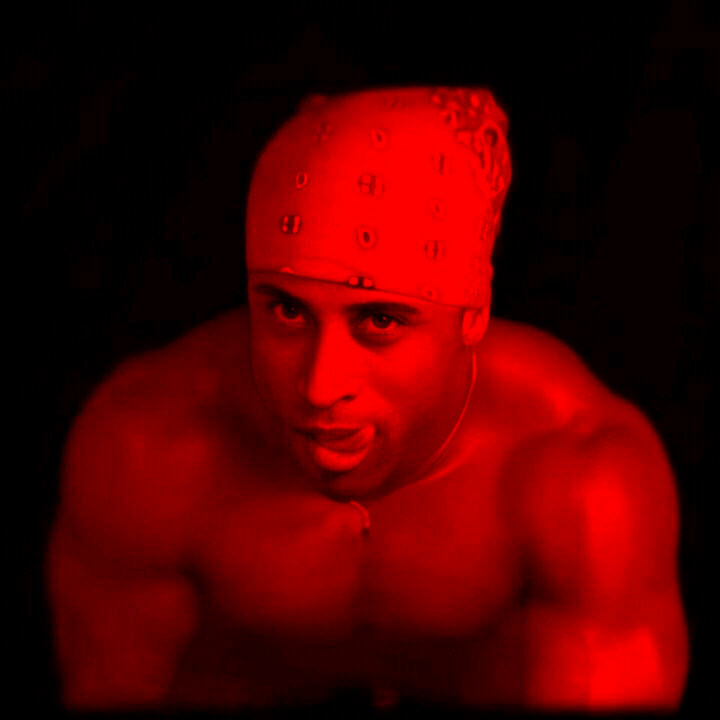
//> input picture Taller cuantificacion/archivos profesora/build/ricardo_R.png, 720 x 720 px
$ ./03_rescale_intensity_ocv build/ricardo_R.png 3   (built with g++ and OpenCV 4)
//> lines starting //> are read from the running program, lines starting //| are printed output that depends on the picture
#include <stdio.h>
#include <opencv2/opencv.hpp>

using namespace cv;

int main(int argc, char** argv )
{
  // Get command line arguments
  if ( argc < 3 )
  {
  	std::cerr << "Usage: " << argv[ 0 ] << " image_file number_of_bits" << std::endl;
    return( -1 );

  } // fi

  // Review given command line arguments
  std::cout << "-------------------------" << std::endl;
  for( int a = 0; a < argc; a++ )
    std::cout << argv[ a ] << std::endl;
  std::cout << "-------------------------" << std::endl;

  // Read an image
  Mat image;
  image = imread( argv[1], 1 );
//> image is the input picture: 720 rows x 720 cols, CV_8UC3; mean B, G, R 0, 0, 78.5

  if ( !image.data )
  {
    std::cerr << "Error: No image data" << std::endl;
    return( -1);
  }

  // Convert RGB image to grayscale
  Mat gray_image;
  gray_image = imread("ricardo_R.png", 1);

  // Quantize into desired number of bits
  uchar table[ 256 ];
  int scale = pow( 2, 8 - atoi( argv[ 2 ] ) );
//> scale = 32
  for (int i = 0; i < 256; ++i)
    table[ i ] = ( uchar )( scale * ( i / scale ) );
//> after the loop, table = 256 values from 0 to 224

  Mat resint_img = Mat::zeros( gray_image.size( ), CV_8UC1 );
  MatIterator_< uchar > it, end;
  for( it = resint_img.begin< uchar >( ), end = resint_img.end< uchar >( ); it != end; ++it)
    *it = table[*it];

  // Rescale intensities to cover the full range
  Mat lookUpTable(1, 256, CV_8U);
  uchar* p = lookUpTable.data;
  for( int i = 0; i < 256; ++i)
    p[i] = table[i];
//> after the loop, lookUpTable = 256 values from 0 to 224
  LUT(gray_image, lookUpTable, resint_img);
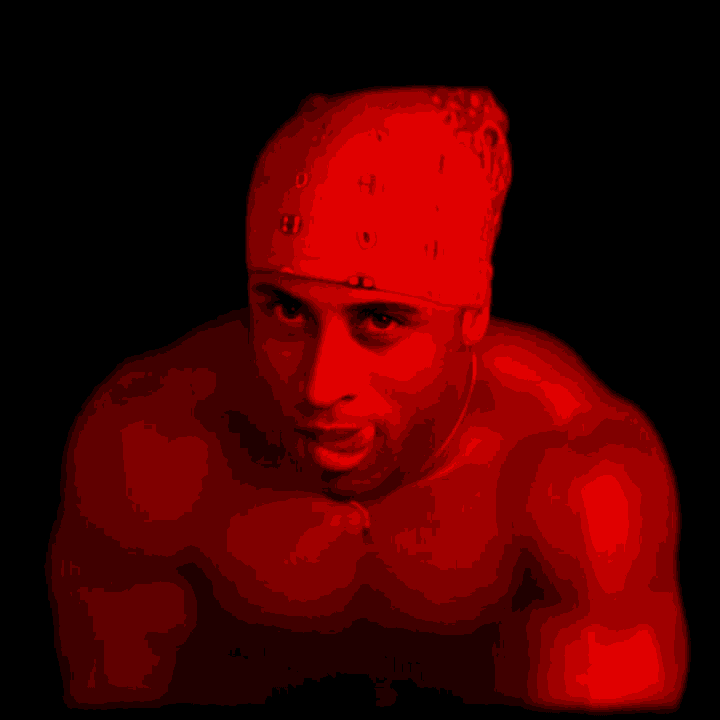
//> resint_img: 720 rows x 720 cols, CV_8UC3; mean B, G, R 0, 0, 68

  // Write results
  std::stringstream ss( argv[ 1 ] );
  std::string basename;
  getline( ss, basename, '.' );
//> basename = "build/ricardo_R"

  imwrite( basename + "_rescaleInt.png", resint_img );

  return( 0 );
}

// eof - 02_rescale_intensity.cxx

$ run again, with Taller cuantificacion/archivos profesora/build/ricardo_B.png copied over Taller cuantificacion/archivos profesora/build/ricardo_R.png
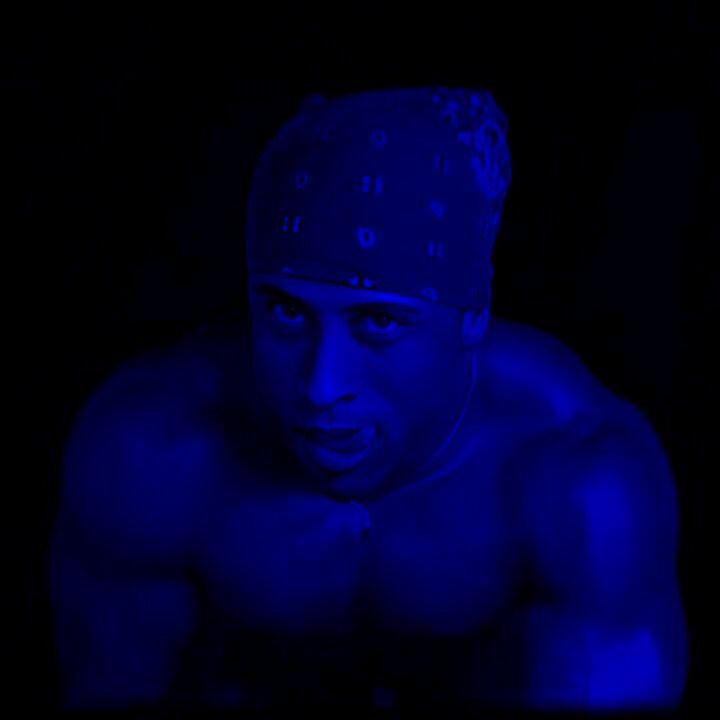
//> input picture Taller cuantificacion/archivos profesora/build/ricardo_B.png, 720 x 720 px
//> image is the input picture: 720 rows x 720 cols, CV_8UC3; mean B, G, R 41.4, 0, 0
//> scale = 32
//> after the loop `for (int i = 0; i < 256; ++i)`: table = 256 values from 0 to 224
//> `LUT(gray_image, lookUpTable, resint_img);`:
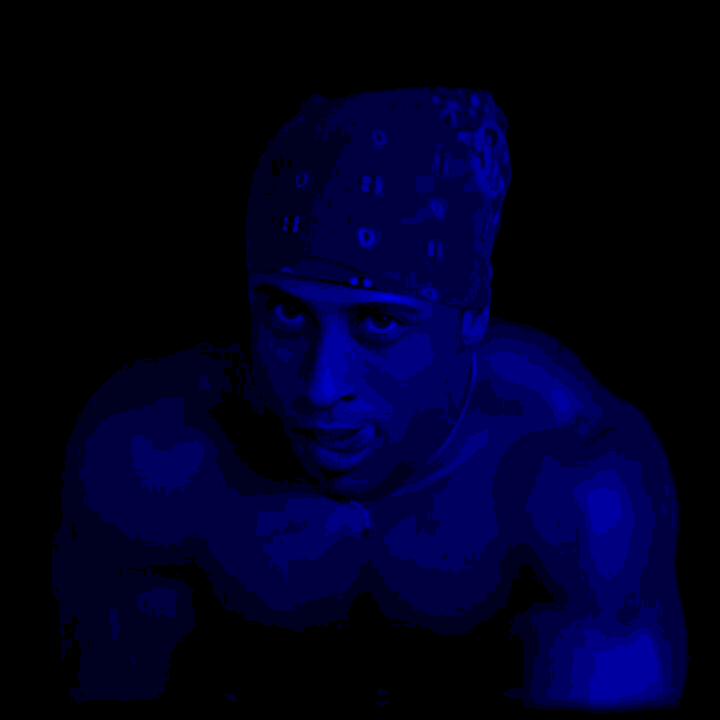
//> resint_img: 720 rows x 720 cols, CV_8UC3; mean B, G, R 32.1, 0, 0
//> basename = "build/ricardo_R"
